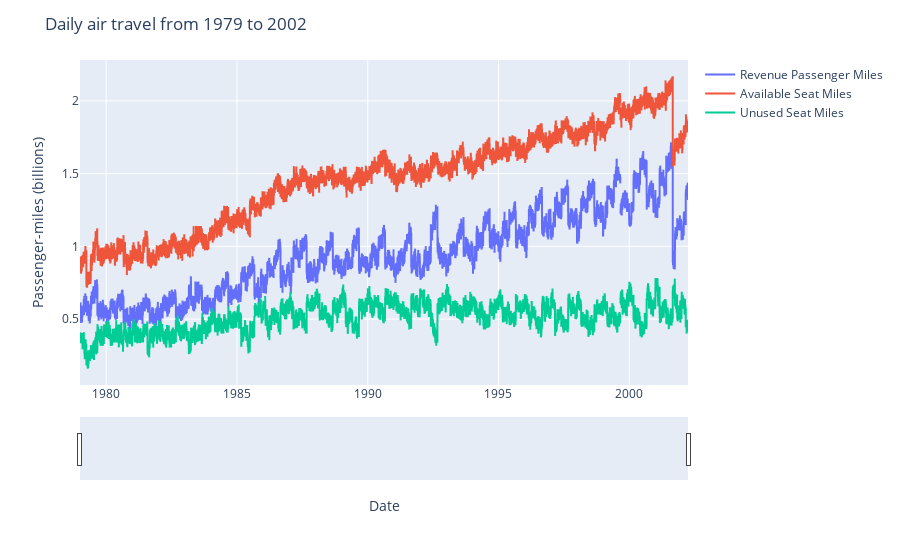

Notebook cell for this chart:
### Markdown cell above
We are ready to take our first look at the data using `plotly`:

### Code cell
# add lines for each column
fig = px.line(air_traffic, x=air_traffic.index, y=air_traffic.columns,)

# axis labels and title
fig.update_layout(
    yaxis_title="Passenger-miles (billions)", 
    legend_title="", 
    title="Daily air travel from 1979 to 2002"
)

# activate slider
fig.update_xaxes(rangeslider_visible=True)

fig.show()

### Figure 1 — Plotly figure (JSON) as saved in the notebook; plotly's stock layout.template omitted (floating-point values rounded to 4 significant figures; data arrays with more than 128 entries replaced by an {"elided": "..."} marker saying what was removed)
{"data": [{"hovertemplate": "variable=Revenue Passenger Miles<br>Date=%{x}<br>value=%{y}<extra></extra>", "legendgroup": "Revenue Passenger Miles", "line": {"color": "#636efa", "dash": "solid"}, "marker": {"symbol": "circle"}, "mode": "lines", "name": "Revenue Passenger Miles", "showlegend": true, "type": "scattergl", "x": {"elided": "8320 str values"}, "xaxis": "x", "y": {"elided": "8320 float values"}, "yaxis": "y"}, {"hovertemplate": "variable=Available Seat Miles<br>Date=%{x}<br>value=%{y}<extra></extra>", "legendgroup": "Available Seat Miles", "line": {"color": "#EF553B", "dash": "solid"}, "marker": {"symbol": "circle"}, "mode": "lines", "name": "Available Seat Miles", "showlegend": true, "type": "scattergl", "x": {"elided": "8320 str values"}, "xaxis": "x", "y": {"elided": "8320 float values"}, "yaxis": "y"}, {"hovertemplate": "variable=Unused Seat Miles<br>Date=%{x}<br>value=%{y}<extra></extra>", "legendgroup": "Unused Seat Miles", "line": {"color": "#00cc96", "dash": "solid"}, "marker": {"symbol": "circle"}, "mode": "lines", "name": "Unused Seat Miles", "showlegend": true, "type": "scattergl", "x": {"elided": "8320 str values"}, "xaxis": "x", "y": {"elided": "8320 float values"}, "yaxis": "y"}], "layout": {"legend": {"title": {"text": ""}, "tracegroupgap": 0}, "margin": {"t": 60}, "title": {"text": "Daily air travel from 1979 to 2002"}, "xaxis": {"anchor": "y", "domain": [0, 1], "rangeslider": {"visible": true}, "title": {"text": "Date"}}, "yaxis": {"anchor": "x", "domain": [0, 1], "title": {"text": "Passenger-miles (billions)"}}}}
